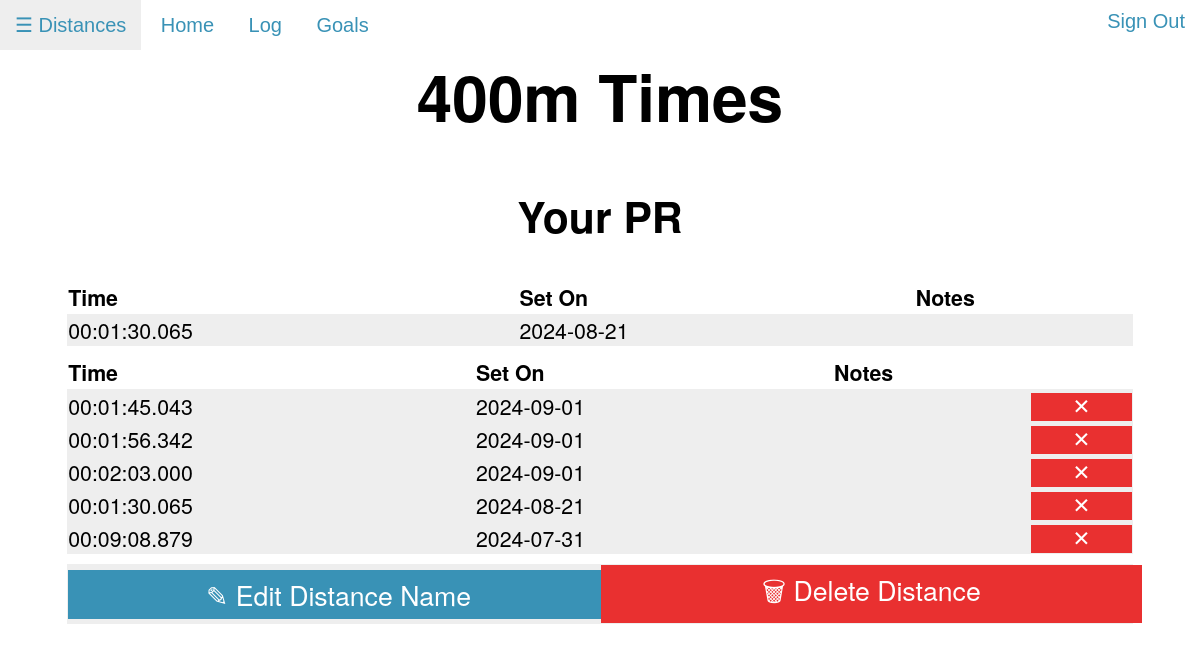
/distance/400m (signed in), run on an earlier commit of the app's database.
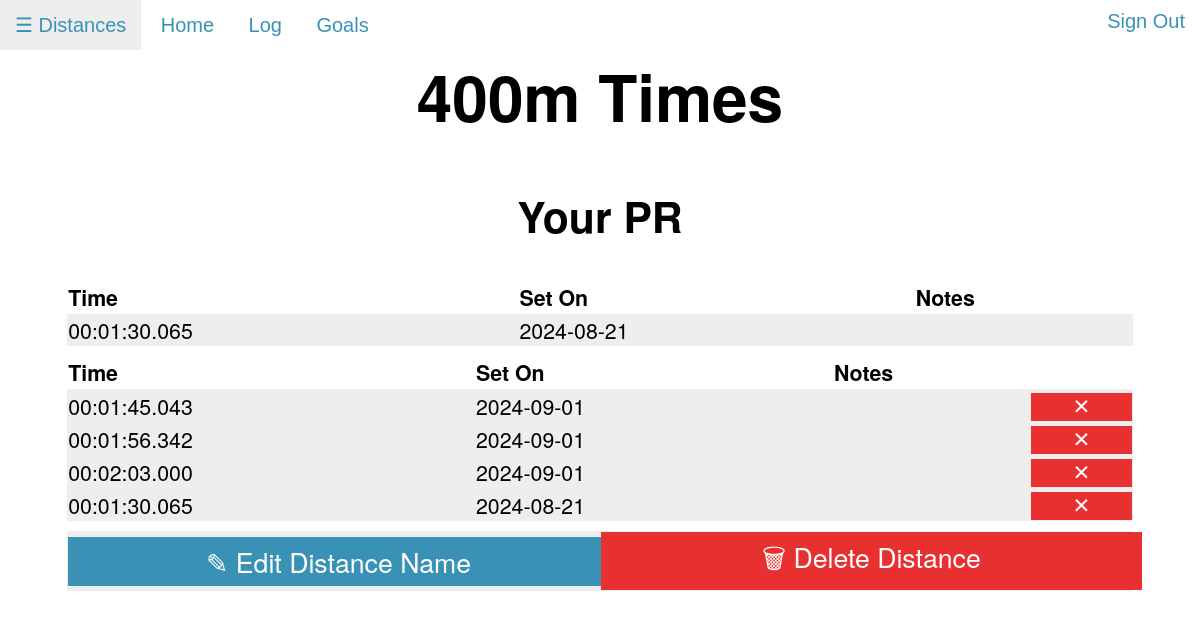
And on a later commit of the database.
### tables this page shows
CREATE TABLE times (id INTEGER PRIMARY KEY AUTOINCREMENT NOT NULL, user_id INTEGER NOT NULL, dist_id INTEGER NOT NULL, h INTEGER NOT NULL, m INTEGER NOT NULL, s INTEGER NOT NULL, ms INTEGER NOT NULL, date TEXT NOT NULL, notes TEXT);

### app.py (the view)
@app.route("/distance/<dist>")
@login_required
def distance(dist):
    times = db.execute("SELECT times.id, times.user_id, h, m, s, ms, date, notes, dist_id FROM times JOIN distances ON times.dist_id = distances.id WHERE times.user_id = ? AND distance = ? ORDER BY date DESC", session["user_id"], dist)
    xArray = []
    yArray = []
    for time in times:
        time["distance"] = db.execute("SELECT distance FROM distances WHERE id = ?", time["dist_id"])[0]["distance"]
        xArray.append(time["date"])
        yArray.append(time["h"] * 3600 + time["m"] * 60 + time["s"] + time["ms"] / 1000)
    pr = get_pr(dist)
    load_dists()
    return render_template("distance.html", dists=dists, dist=dist, times=times, xArr=xArray, yArr=yArray, pr=pr)

### app.py (called while the page is built)
def login_required(f):
    @wraps(f)
    def decorated_function(*args, **kwargs):
        if session.get("user_id") is None:
            return redirect("/login")
        return f(*args, **kwargs)
    return decorated_function

def load_dists():
    dists.clear()
    rows = db.execute("SELECT distance FROM distances WHERE user_id = ?", session["user_id"])
    for row in rows:
        if row["distance"] not in dists:
            dists.append(row["distance"])

def dist_to_id(distance):
    return db.execute("SELECT id FROM distances WHERE distance = ?", distance)[0]["id"]

def get_pr(distance):
    r = db.execute("SELECT * FROM times WHERE dist_id = ? ORDER BY h ASC, m ASC, s ASC, ms ASC, date DESC", dist_to_id(distance))
    if len(r) == 0:
        return {}
    return r[0]

### templates/distance.html (shortened to what this page needs)
{% extends "layout.html" %}
{% block body %}
    <h1>{{ dist }} Times</h1>
    {% if pr == {} %}
    <h2> No times yet!</h2>
    {% else %}
    <h2>Your PR</h2>
    <table>
        <thead class="heading">
            <td>Time</td>
            <td>Set On</td>
            <td>Notes</td>
        </thead>
        <tr>
            <td>{{ '%02d' % pr["h"] }}:{{ '%02d' % pr["m"] }}:{{ '%02d' % pr["s"] }}.{{ '%03d' % pr["ms"] }}</td>
            <td>{{ pr["date"] }}</td>
            <td>{{ pr["notes"] }}</td>
        </tr>
    </table>
    <table>
        <thead class="heading">
            <td>Time</td>
            <td>Set On</td>
            <td>Notes</td>
            <td></td>
        </thead>
        {% for entry in times %}
        <tr>
            <td>{{ '%02d' % entry["h"] }}:{{ '%02d' % entry["m"] }}:{{ '%02d' % entry["s"] }}.{{ '%03d' % entry["ms"] }}</td>
            <td>{{ entry["date"] }}</td>
            <td>{{ entry["notes"] }}</td>
            <td>
                <form action="/deleteentry">
                    <button class="trashbutton" type="submit">&#10005;</button>
                </form>
            </td>
        </tr>
        {% endfor %}
    </table>
    {% endif %}
    <table style="width:90%; margin-left:auto; margin-right:auto; margin-top:10px;">
        <tr>
        <td style="width:50%;"><a href="/distance/{{ dist }}/editname" class="edittimelink">&#9998; Edit Distance Name</a></td>
        <td style="width:50%;"><a href="/distance/{{ dist }}/deletedistance" class="deletetimelink">&#128465; Delete Distance</a></td>
        </tr>
    </table>
{% endblock %}

What changed in the data, as far as the page shows it:
removed times: h "00", m "09", s "08", ms "879", date "2024-07-31"
